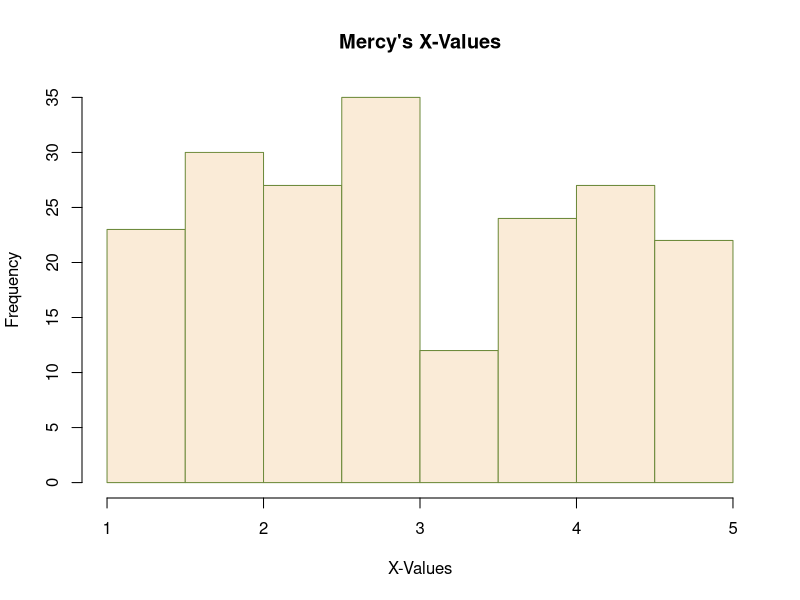
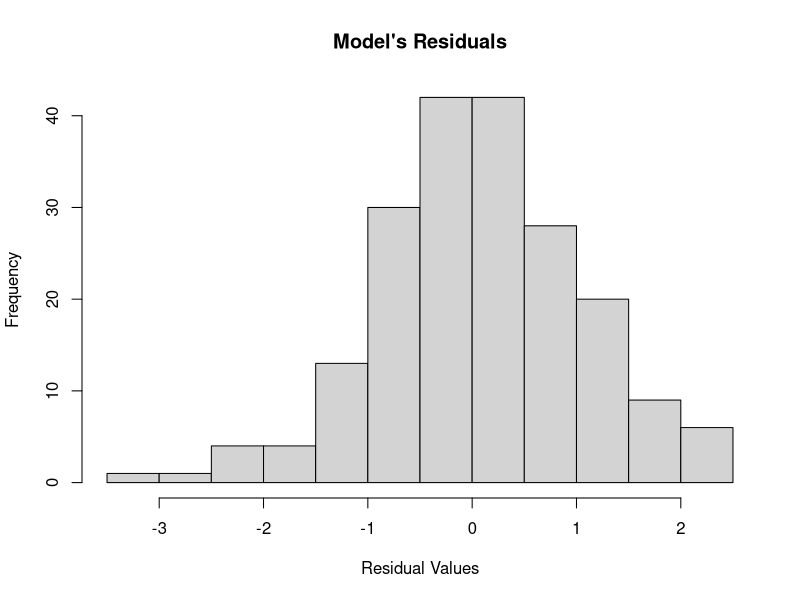
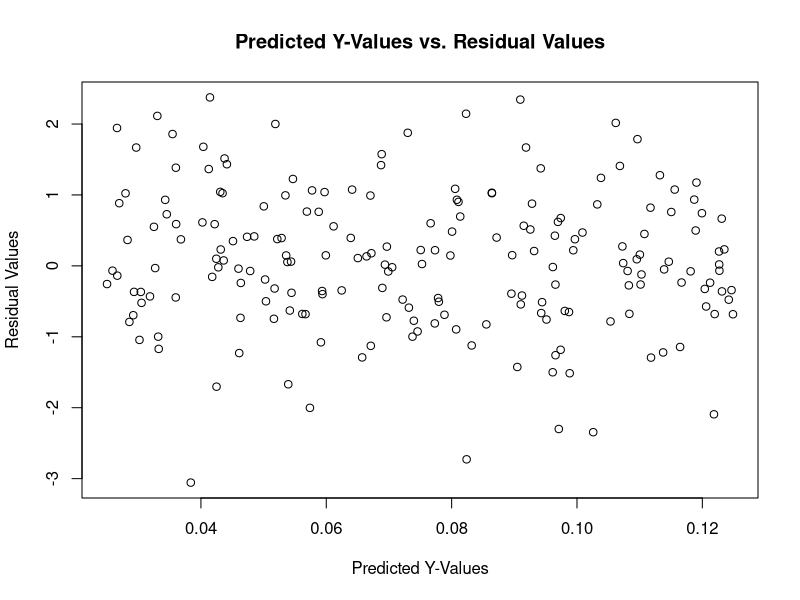
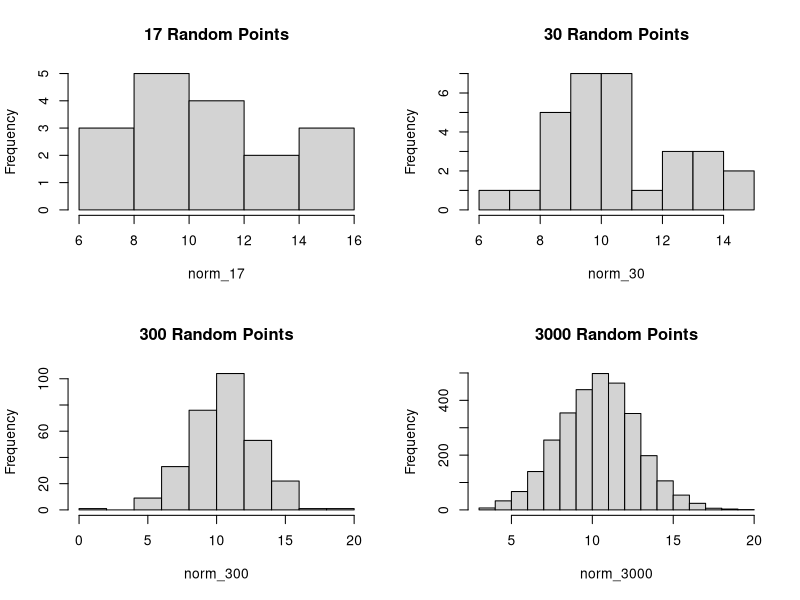
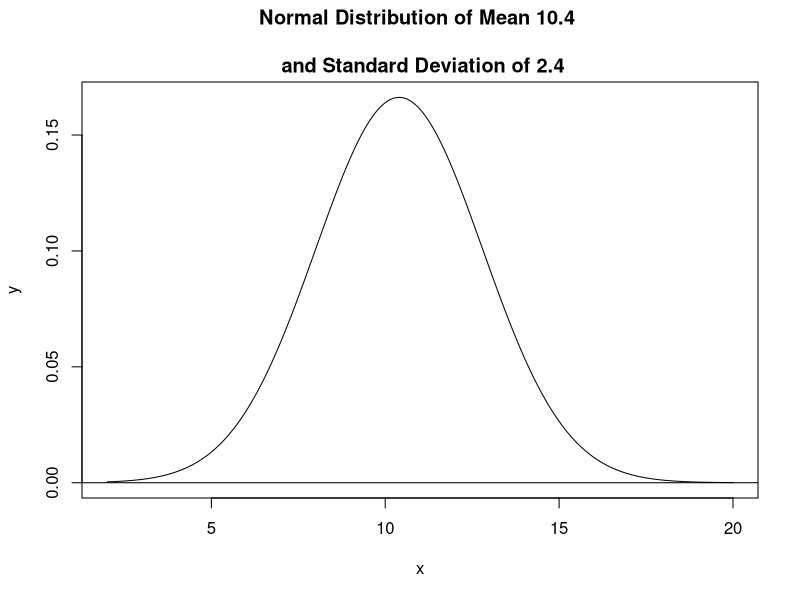

Reproduce these figures in R, in order.
## ---- chunk 1
mean <- 10.4
sd <- 2.4

norm_17 <- rnorm(n = 17, mean = mean, sd = sd)
norm_30 <- rnorm(n = 30, mean = mean, sd = sd)
norm_300 <- rnorm(n = 300, mean = mean, sd = sd)
norm_3000 <- rnorm(n = 3000, mean = mean, sd = sd)
## ---- chunk 2
require(here)
png(filename = here("lab_04_hist_01.png"), 
    width = 1500, height = 1600, res = 180, 
    units = "px")
par(mfrow = c(2, 2))
hist(norm_17, main = "17 Random Points")
hist(norm_30, main = "30 Random Points")
hist(norm_300, main = "300 Random Points")
hist(norm_3000, main = "3000 Random Points")

dev.off()
## ---- chunk 3
mean <- 10.4
sd <- 2.4
x = seq(2, 20, length.out = 1000)
y = dnorm(x, mean = mean, sd = sd)

svg("norm_1.svg", width = 4, height = 4)

plot(x, y, main = "Normal Distribution of Mean 10.4 
     \n and Standard Deviation of 2.4",
     type = "l", xlim = c(2, 20))
abline(h = 0)

dev.off()
## ---- chunk 4
n_pts = 200
x_min = 1
x_max = 5
x = runif(n = n_pts, min = x_min, max = x_max)
dat = data.frame(x = x, y_observed = rnorm(n_pts))

hist(x, main = "Mercy's X-Values", xlab = "X-Values", 
     col = "antiquewhite", border = "darkolivegreen4")
## ---- chunk 5
#Making random dataset
n_pts = 200
x_min = 1
x_max = 5
x = runif(n = n_pts, min = x_min, max = x_max)
dat = data.frame(x = x, y_observed = rnorm(n_pts))
head(dat)
## ---- chunk 6
#Defining line_point_slope function
line_point_slope = function(x, x1, y1, slope)
{
  get_y_intercept = 
    function(x1, y1, slope) 
      return(-(x1 * slope) + y1)
  
  linear = 
    function(x, yint, slope) 
      return(yint + x * slope)
  
  return(linear(x, get_y_intercept(x1, y1, slope), slope))
}

guess_x = 2
guess_y = 0.1
guess_slope = -0.025

y_predicted <- line_point_slope(dat$x, guess_x, guess_y, guess_slope)
pred_and_obs <- data.frame(dat, y_predicted)

resids <- pred_and_obs$y_predicted-pred_and_obs$y_observed

pred_obs_resid <- data.frame(pred_and_obs, resids)
head(pred_obs_resid)

## ---- chunk 7
hist(pred_obs_resid$resids, main = "Model's Residuals", xlab = "Residual Values")

plot(pred_obs_resid$y_predicted, pred_obs_resid$resids, 
     xlab = "Predicted Y-Values", ylab = "Residual Values",
     main = "Predicted Y-Values vs. Residual Values")
